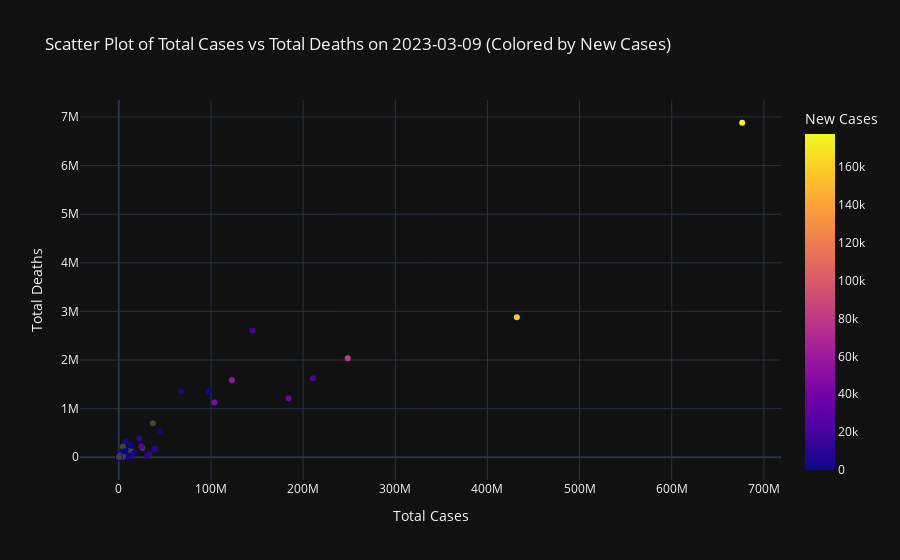

Notebook code for this chart:
### Code cell
import pandas as pd
import plotly.express as px

# Reload the data from the uploaded file
data = pd.read_csv("full_data.csv")

# Filter the data for the latest date
latest_date = data['date'].max()
latest_data = data[data['date'] == latest_date]

# Create scatter plot for total_cases vs total_deaths with colors based on new_cases
fig_new_cases = px.scatter(
    latest_data,
    x='total_cases',
    y='total_deaths',
    color='new_cases',  # Assigning colors based on new_cases using default sequential colormap
    hover_data=['location'],
    labels={
        'total_cases': 'Total Cases',
        'total_deaths': 'Total Deaths',
        'location': 'Country/Region',
        'new_cases': 'New Cases'
    },
    title=f"Scatter Plot of Total Cases vs Total Deaths on {latest_date} (Colored by New Cases)"
)

# Show the plot
fig_new_cases.show()

### Figure 1 — Plotly figure (JSON) as saved in the notebook; plotly's stock layout.template omitted (floating-point values rounded to 4 significant figures; data arrays with more than 128 entries replaced by an {"elided": "..."} marker saying what was removed)
{"data": [{"customdata": {"elided": "231x1 str values"}, "hovertemplate": "Total Cases=%{x}<br>Total Deaths=%{y}<br>Country/Region=%{customdata[0]}<br>New Cases=%{marker.color}<extra></extra>", "legendgroup": "", "marker": {"color": {"elided": "231 float values"}, "coloraxis": "coloraxis", "symbol": "circle"}, "mode": "markers", "name": "", "orientation": "v", "showlegend": false, "x": {"elided": "231 float values"}, "xaxis": "x", "y": {"elided": "231 float values"}, "yaxis": "y", "type": "scatter"}], "layout": {"xaxis": {"anchor": "y", "domain": [0.0, 1.0], "title": {"text": "Total Cases"}}, "yaxis": {"anchor": "x", "domain": [0.0, 1.0], "title": {"text": "Total Deaths"}}, "coloraxis": {"colorbar": {"title": {"text": "New Cases"}}, "colorscale": [[0.0, "#0d0887"], [0.1111, "#46039f"], [0.2222, "#7201a8"], [0.3333, "#9c179e"], [0.4444, "#bd3786"], [0.5556, "#d8576b"], [0.6667, "#ed7953"], [0.7778, "#fb9f3a"], [0.8889, "#fdca26"], [1.0, "#f0f921"]]}, "legend": {"tracegroupgap": 0}, "title": {"text": "Scatter Plot of Total Cases vs Total Deaths on 2023-03-09 (Colored by New Cases)"}}}
